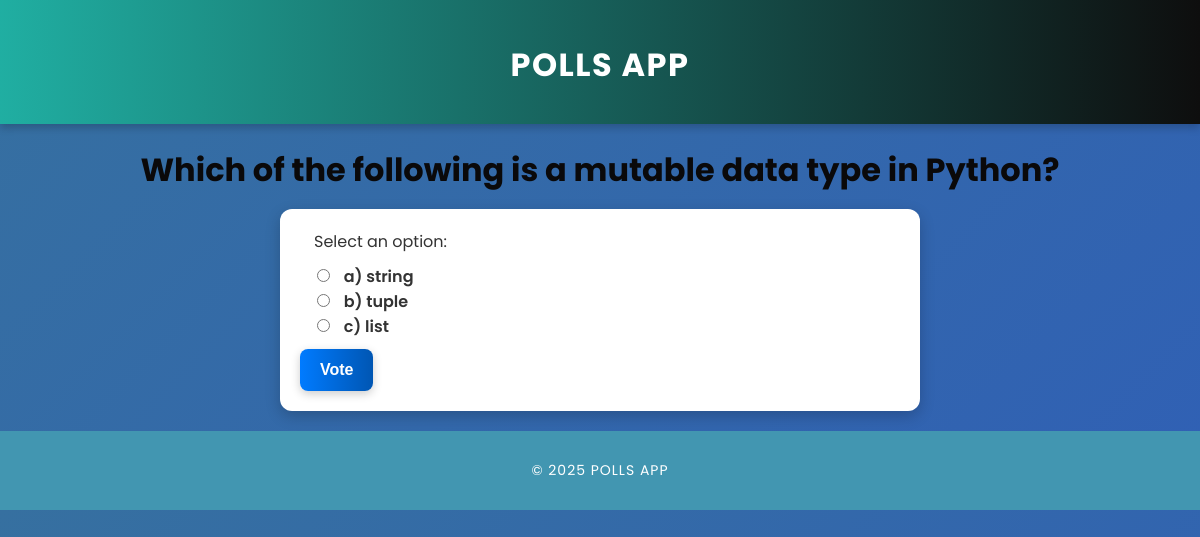
Page /polls/9/ on the committed database.
### polls/models.py (models this page shows, shortened)
class Question(models.Model):
    question_text = models.CharField(max_length=200)
    pub_date = models.DateTimeField("date published")

class Choice(models.Model):
    question = models.ForeignKey(Question, on_delete=models.CASCADE)
    choice_text = models.CharField(max_length=200)
    votes = models.IntegerField(default=0)

### polls/views.py (the view)
# urls.py: path("<int:question_id>/", views.detail, name="detail"),
def detail(request, question_id):
    question = get_object_or_404(Question, pk=question_id)
    return render(request, "polls/detail.html", {"question": question})

### polls/templates/polls/detail.html (shortened to what this page needs)
{% extends "polls/base.html" %}
{% block content %}
    <h1>{{ question.question_text }}</h1>
    <form action="{% url 'polls:vote' question.id %}" method="post">
        <fieldset>
            <legend>Select an option:</legend>
            {% for choice in question.choice_set.all %}
                <label>
                    <input type="radio" name="choice" value="{{ choice.id }}">
                    {{ choice.choice_text }}
                </label><br>
            {% endfor %}
        </fieldset>
        <button type="submit">Vote</button>
    </form>
{% endblock %}

### polls/static/polls/css/style.css (style rules this page uses)
body { font-family: 'Poppins', sans-serif; background: linear-gradient(135deg, #3670a0, #3060b5); color: #333; margin: 0; padding: 0; text-align: center; }
h1 { color: #0a090a; font-size: 32px; margin-bottom: 15px; font-weight: 700; }
form { background: white; padding: 20px; border-radius: 12px; box-shadow: 0 5px 15px rgba(0, 0, 0, 0.2); width: 50%; display: inline-block; text-align: left; transition: all 0.3s ease-in-out; }
fieldset { border: none; padding: 10px; }
input[type="radio"] { margin-right: 10px; }
label { font-size: 16px; font-weight: 600; cursor: pointer; }
button, input[type="submit"] { background: linear-gradient(90deg, #007bff, #0056b3); color: white; border: none; padding: 12px 20px; border-radius: 8px; cursor: pointer; font-size: 16px; font-weight: bold; transition: all 0.3s ease-in-out; box-shadow: 0 3px 10px rgba(0, 0, 0, 0.2); }
h1, ul, form, .button { animation: fadeIn 0.6s ease-in-out; }

### rows in the picture
Question: question_text "Which of the following is a mutable data type in Python?"
Choice: choice_text "a) string"
Choice: choice_text "b) tuple"
Choice: choice_text "c) list"
